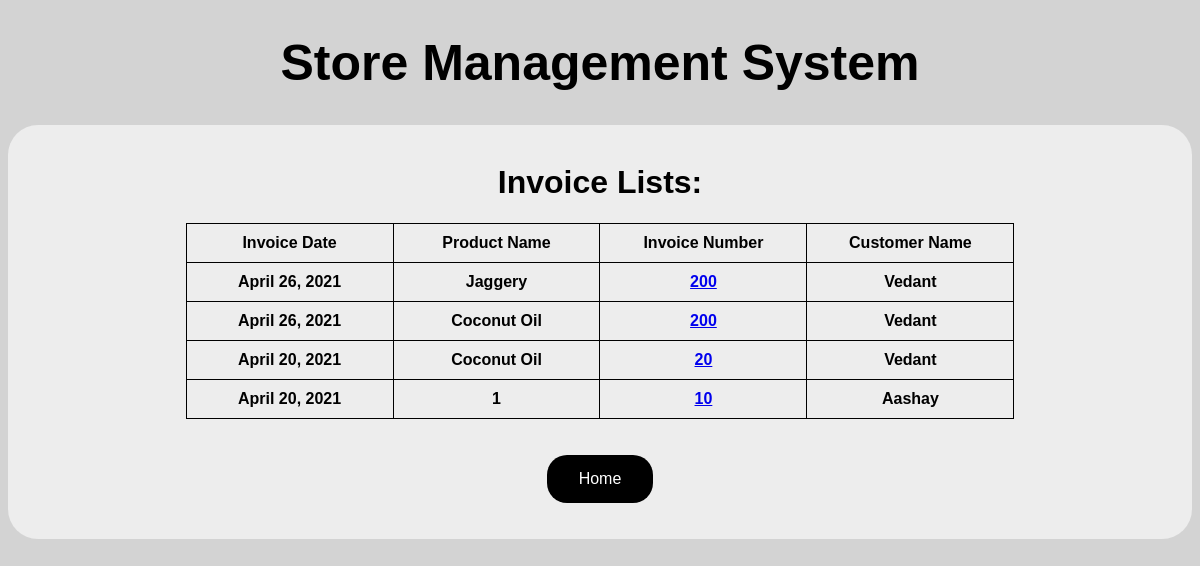
The page /inv_list on the database as committed earlier.
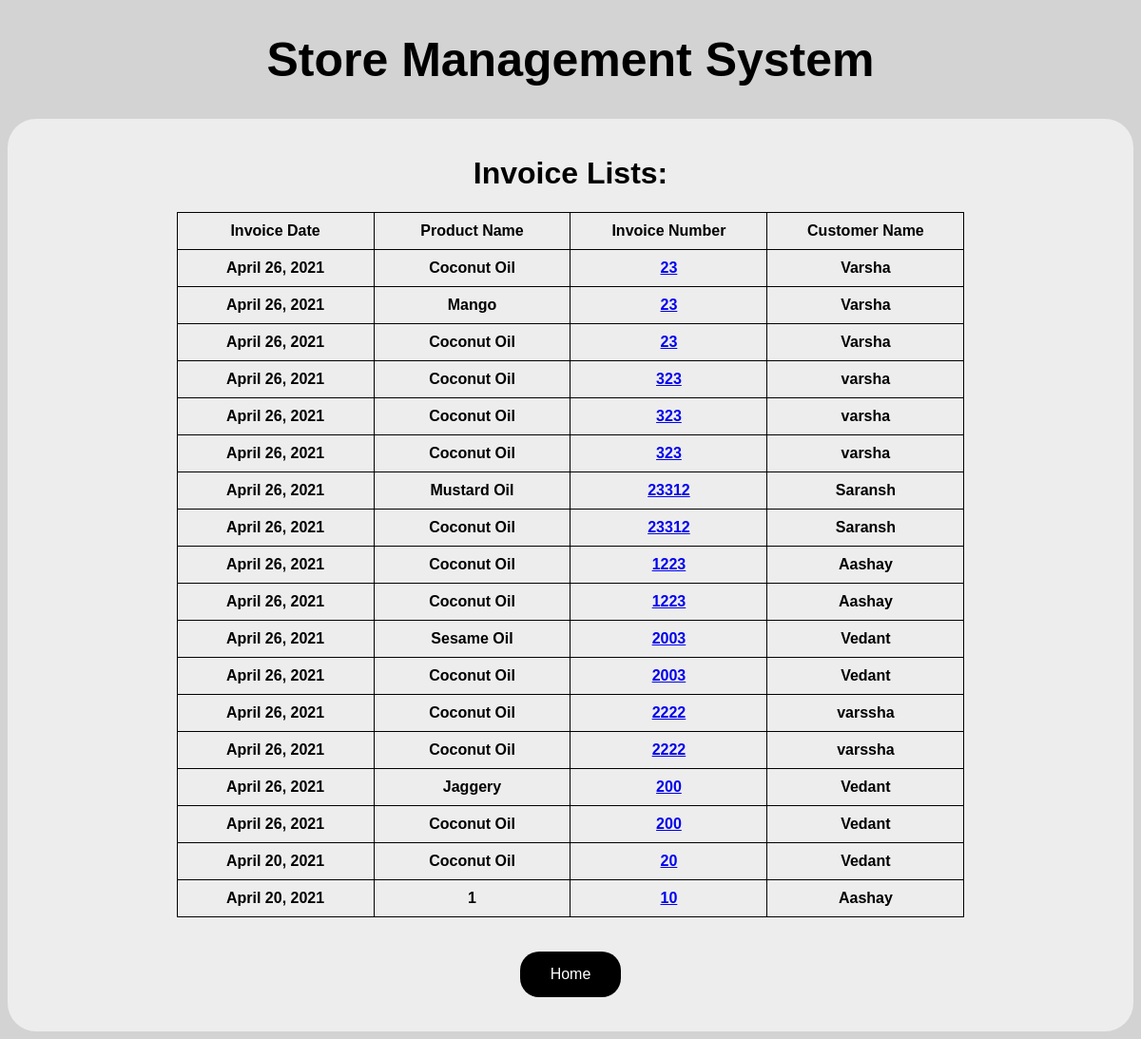
The same page on the database as committed later.
### storedb/models.py (models this page shows, shortened)
class Invoice(models.Model):
    cust_name = models.CharField(max_length=30)
    date = models.DateField()
    inv_no = models.IntegerField()
    prod_name = models.CharField(max_length=30)
    prod_size = models.CharField(max_length=30)
    prod_unit = models.CharField(max_length=10)
    prod_quant = models.IntegerField()
    prod_rate = models.IntegerField()
    total = models.IntegerField()
    discount = models.IntegerField(default=0)
    taxes = models.IntegerField(default=0)
    delivery = models.IntegerField(default=0)

### storedb/views.py (the view)
# urls.py: path('inv_list', views.inv_list, name='inv_list'),
def inv_list(request):
    invoice = Invoice.objects.order_by('-id').distinct()
    return render(request, 'invoiceList.html', {'invoice': invoice})

### storedb/templates/invoiceList.html (shortened to what this page needs)
{% extends "base.html" %}
{% block content %}
<center>
    <h1>Invoice Lists:</h1>
<table>
            <tr>
                <td>Invoice Date</td>
                <td>Product Name</td>
                <td>Invoice Number</td>
                <td>Customer Name</td>
            </tr>
            {% for i in invoice %}
            <tr>
                <td>{{i.date}}</td>
                <td>{{i.prod_name}}</td>
                <td><a href="invoice/{{i.inv_no}}">{{i.inv_no}}</a></td>
                <td>{{i.cust_name}}</td>
            </tr>
           {% endfor %}
        </table><br><br>
    <form action="cancel" method="post">
            <button type="submit">Home</button>
    </form><br><br>
</center>
{% endblock content %}

### storedb/templates/base.html (shortened to what this page needs)
<!DOCTYPE html>
<html lang="en">
<head>
</head>
<center><h1 style="font-size: 50px">Store Management System</center>
<div class="hood"><br><b>
     {% block content %}
     {% endblock content %}</b>
</div>
<body>
</body>
</html>

### storedb/templates/base.html (style rules this page uses)
html { background: #D3D3D3 ; font-family: Verdana, sans-serif; }
.hood { color: black; background: #ededed; border-radius: 30px; }
table, th, td { table-layout: fixed; border: 1px solid black; border-collapse: collapse; width: 70%; text-align: center; padding: 10px; }
button { background-color:black; border: medium; border-color: black; color: white; padding: 15px 32px; text-align: center; border-radius: 20px; font-size: 16px; }

Rows that differ between the two databases and show on the page:
added Invoice: date "April 26, 2021", prod_name "Coconut Oil", inv_no "23", cust_name "Varsha"
added Invoice: date "April 26, 2021", prod_name "Mango", inv_no "23", cust_name "Varsha"
added Invoice: date "April 26, 2021", prod_name "Coconut Oil", inv_no "23", cust_name "Varsha"
added Invoice: date "April 26, 2021", prod_name "Coconut Oil", inv_no "323", cust_name "varsha"
added Invoice: date "April 26, 2021", prod_name "Coconut Oil", inv_no "323", cust_name "varsha"
added Invoice: date "April 26, 2021", prod_name "Coconut Oil", inv_no "323", cust_name "varsha"
added Invoice: date "April 26, 2021", prod_name "Mustard Oil", inv_no "23312", cust_name "Saransh"
added Invoice: date "April 26, 2021", prod_name "Coconut Oil", inv_no "23312", cust_name "Saransh"
added Invoice: date "April 26, 2021", prod_name "Coconut Oil", inv_no "1223", cust_name "Aashay"
added Invoice: date "April 26, 2021", prod_name "Coconut Oil", inv_no "1223", cust_name "Aashay"
added Invoice: date "April 26, 2021", prod_name "Sesame Oil", inv_no "2003", cust_name "Vedant"
added Invoice: date "April 26, 2021", prod_name "Coconut Oil", inv_no "2003", cust_name "Vedant"
added Invoice: date "April 26, 2021", prod_name "Coconut Oil", inv_no "2222", cust_name "varssha"
added Invoice: date "April 26, 2021", prod_name "Coconut Oil", inv_no "2222", cust_name "varssha"
